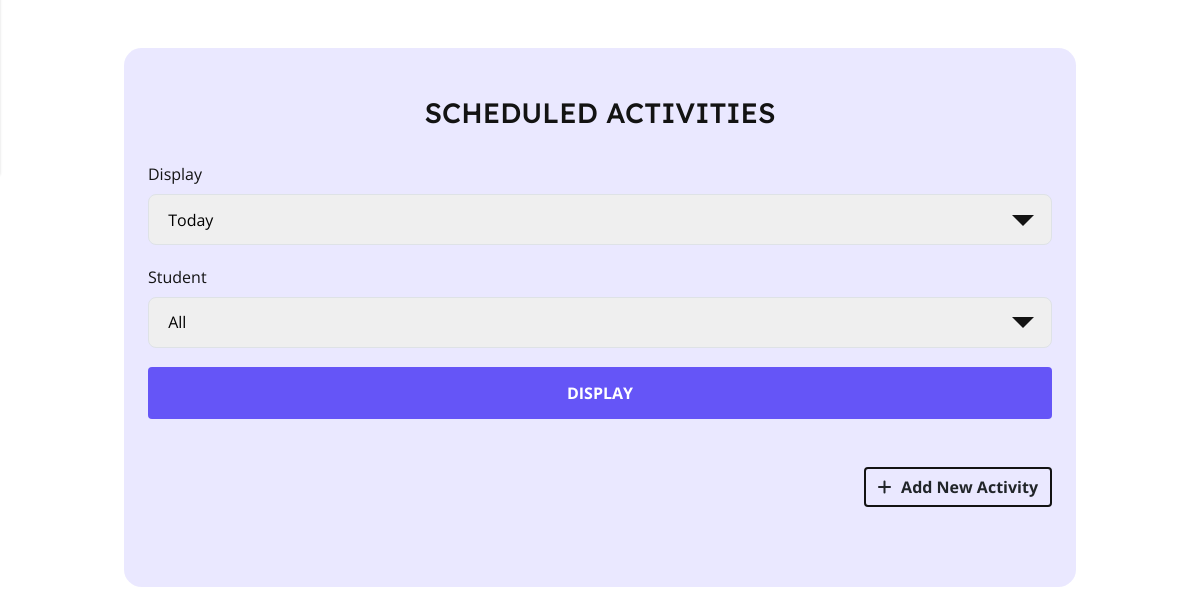
Page /index (signed in, lower part) on the earlier database version.
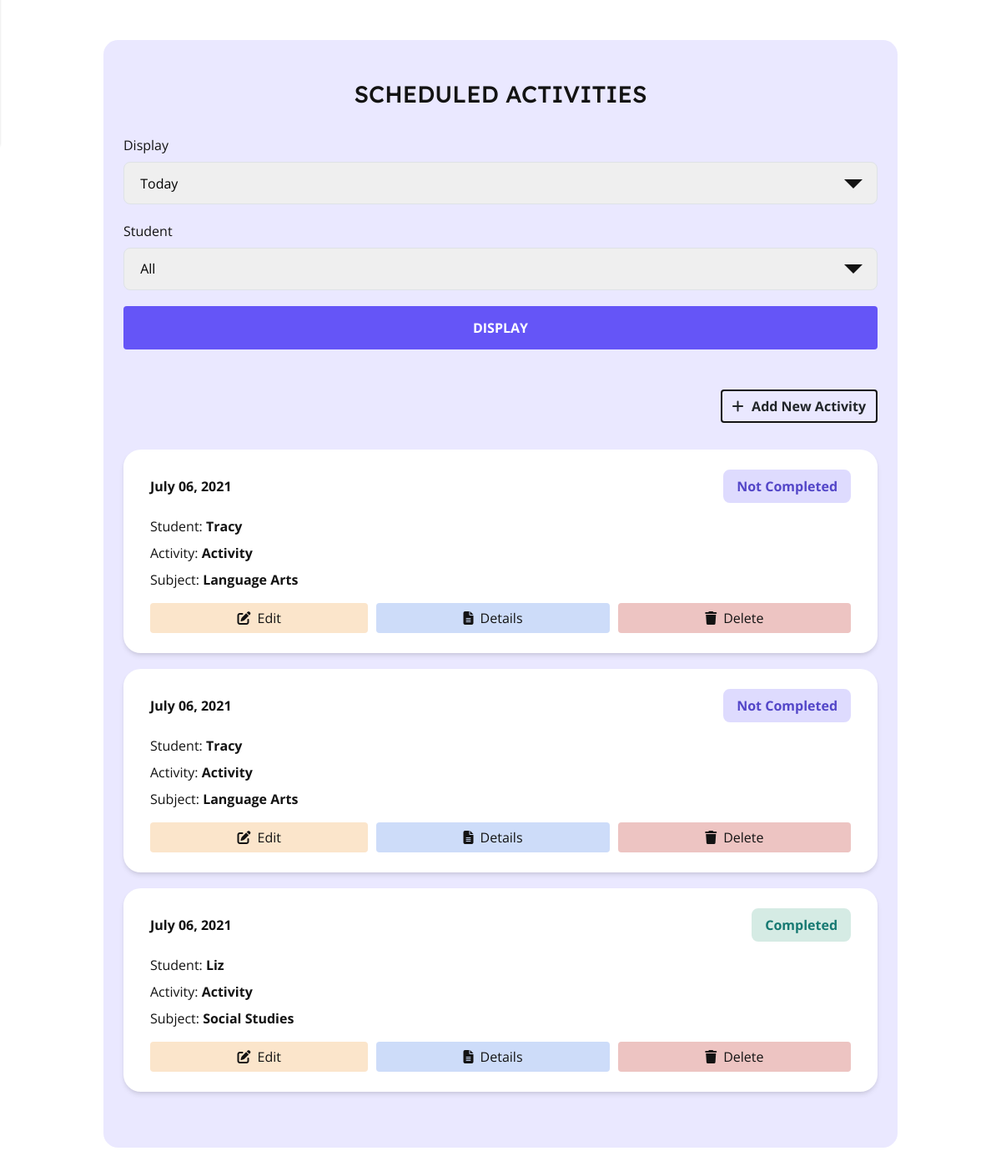
Same page on the later database version.
### app/models.py (models this page shows, shortened)
class Activity(db.Model):
    id = db.Column(db.Integer, primary_key=True)
    title = db.Column(db.String(150), index=True, nullable=False)
    user_id = db.Column(db.Integer, db.ForeignKey('user.id'), index=True)
    subject_id = db.Column(db.Integer, db.ForeignKey('subject.id'), index=True, nullable=False)
    student_id = db.Column(db.Integer, db.ForeignKey('student.id'), index=True, nullable=False)
    description = db.Column(db.Text, index=True)
    resources = db.Column(db.Text, index=True)
    activity_date = db.Column(db.DateTime, index=True, nullable=False)
    notes = db.Column(db.Text, index=True)
    status = db.Column(db.String(64), index=True, nullable=False)

class Student(db.Model):
    id = db.Column(db.Integer, primary_key=True)
    student_name = db.Column(db.String(64), index=True)
    user_id = db.Column(db.Integer, db.ForeignKey('user.id'))
    attendance = db.relationship('Attendance', backref='student', lazy='dynamic')
    activities = db.relationship('Activity', backref='student', lazy='dynamic')
    def __repr__(self):
        return '<Student {}>'.format(self.student_name)
    def __str__(self):
        return self.student_name

class Subject(db.Model):
    id = db.Column(db.Integer, primary_key=True)
    user_id = db.Column(db.Integer, db.ForeignKey('user.id'), index=True)
    subject_name = db.Column(db.String(64), index=True)
    activities = db.relationship('Activity', backref='subject', lazy='dynamic')
    def __str__(self):
        return self.subject_name

### app/routes.py (the view, shortened to what this page needs)
@app.route('/',  methods=['GET', 'POST'])
@app.route('/index', methods=['GET', 'POST'])
@login_required
def index():
    form = AddStudentSubjectForm()
    students = current_user.students
    form2 = AddAttendanceForm()
    form2.student.choices = students
    today = datetime.date.today() # Gets current date
    current_weekday = today.isoweekday()
    form3 = DisplayActivitiesForm()
    student_list = ["All"]
    for student in students:
        student_list.append(student)
    print(student_list)
    form3.student.choices = student_list
    activities = current_user.activities.filter_by(activity_date=today).order_by(Activity.activity_date).all()
    return render_template('index.html', form=form, form2=form2, today=today, form3=form3, activities=activities)

### app/forms.py
class AddStudentSubjectForm(FlaskForm):
    user_student = SelectField('How many students do you have?', choices=[ 1, 2, 3, 4, 5, 6, 7, 8], validators=[DataRequired()])
    student_name1 = StringField('Student Name(s)', validators=[DataRequired("Please enter student's name")])
    user_subject = SelectField('How many subjects do you teach?', choices=[ 1, 2, 3, 4, 5, 6, 7, 8, 9, 10], validators=[DataRequired()] )
    subject_name1 = StringField('Subject', validators=[DataRequired("Please enter subject name")])
    submit = SubmitField('Update')

class AddAttendanceForm(FlaskForm):
    attendance_date = DateField('Select Date', format='%Y-%m-%d')
    student = SelectField(u'Select Student', choices=[])
    submit = SubmitField('Save Entry')

### app/__init__.py (called while the page is built)
@app.template_filter()
def datetime_format_filter(value, format='%B %d, %Y'):
    return value.strftime(format)

### app/models.py (called while the page is built)
@login.user_loader
def load_user(id):
    return User.query.get(int(id))

### app/templates/index.html (shortened to what this page needs)
{% extends "base.html" %}
{% block content %}
    {% if current_user.student_number %}
    <div class="activities">
        <h3 class="activities__title">Scheduled Activities</h3>
        <div class="activities__wrapper">
            <form method="POST" action="/index" class="activities__form" novalidate>
                <div class="activities__field-wrapper">
                    <div class="activities__field activities__field-display">
                        {{ form3.display.label }}
                        <div class="activities__input">
                            {{ form3.display(class_='form-select--light activities__field-input activities__display-input') }}
                        </div>
                    </div>
                    <div class="activities__field activities__field-student">
                        {{ form3.student.label }}
                        <div class="activities__input">
                            {{ form3.student(class_='form-select--light activities__field-input activities__student-input') }}
                        </div>
                    </div>
                </div>
                {{ form3.display_submit(class_='btn activities__btn') }}
            </form>
        </div>
        <section class="activity-display">
            <div class="activity-display__add">
                <a href="{{ url_for('add') }}" id="add-btn" class="btn activity__add-btn"><i class="fas fa-plus activity__add-btn-icon"></i>Add New Activity</a>
            </div>
            <div class="activity-display__cards">
                {% for activity in activities %}
                <div class="activity__card">
                    <div class="activity__card-header">
                        <p class="activity__card-date">{{ activity.activity_date | datetime_format_filter }}</p>
                        <p class="activity__card-status activity__card-status-{{ activity.status | lower | replace(" ", "") }}">{{ activity.status }}</p>
                    </div>
                    <div class=activity__card-content>
                        <p class="activity__card-data activity__card-student">Student: <span class="activity__card-student-data">{{ activity.student }}</span></p>
                        <p class="activity__card-data activity__card-activity">Activity: <span class="activity__card-activity-data">{{ activity.title }}</span></p>
                        <p class="activity__card-data activity__card-subject">Subject: <span class="activity__card-subject-data">{{ activity.subject }}</span></p>
                    </div>
                    <div class="activity__card-controls">
                        <a href="{{ url_for('update', title=activity.title) }}" class="btn btn-edit activity__card-controls-btn"><i class="fas fa-edit activity__card-controls-icon"></i>Edit</a>
                        <a href="{{ url_for('details', title=activity.title) }}" class="btn btn-details activity__card-controls-btn"><i class="fas fa-file-alt activity__card-controls-icon"></i></i>Details</a>
                        <a href="{{ url_for('delete', id=activity.id) }}" class="btn btn-delete activity__card-controls-btn" onclick="return confirm('Are you sure you want to delete?')"><i class="fas fa-trash activity__card-controls-icon"></i>Delete</a>
                    </div>
                </div>
                {% endfor %}
            </div>
        </section>
    </div>
    {% endif %}
{% endblock %}

Differences in the rows shown:
added Activity: activity_date "July 06, 2021", status "Not Completed", student "Tracy", title "Activity", subject "Language Arts"
added Activity: activity_date "July 06, 2021", status "Not Completed", student "Tracy", title "Activity", subject "Language Arts"
added Activity: activity_date "July 06, 2021", status "Completed", student "Liz", title "Activity", subject "Social Studies"
